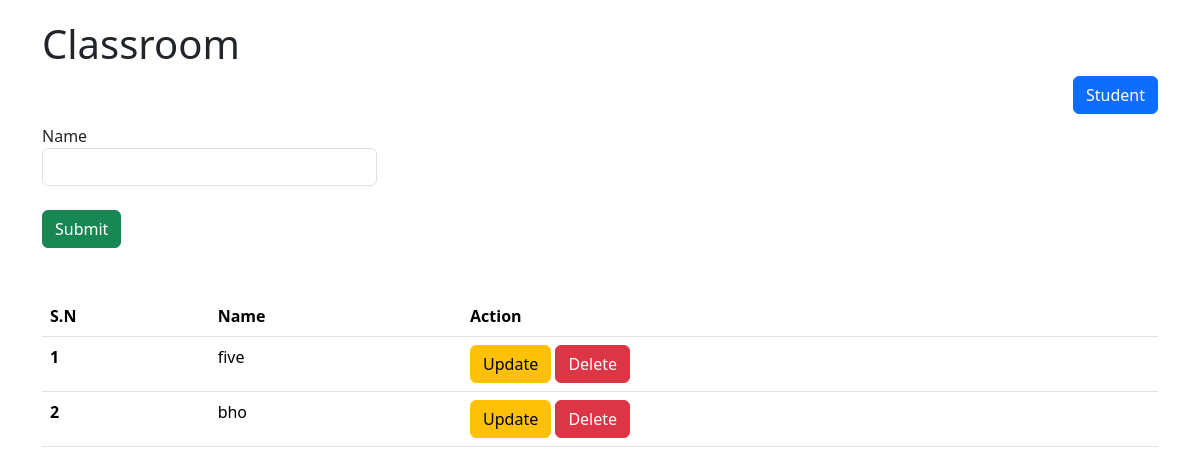
Before: / with the older database file.
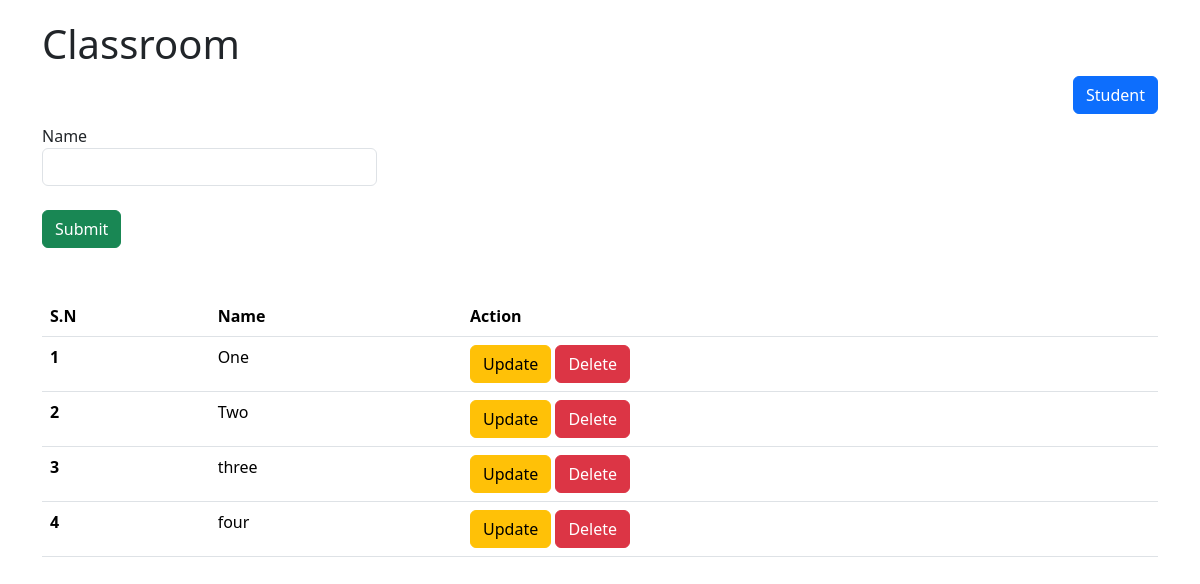
After: the same page with the newer database file.
### crud/models.py (models this page shows, shortened)
class ClassRoom(models.Model):
    name = models.CharField(max_length=20)

### crud/views.py (the view)
# urls.py: path("", classroom, name="crud_classroom")
def classroom(request):
    if request.method == "POST":
        name = request.POST.get("name")
        ClassRoom.objects.create(name=name)
        return redirect("crud_classroom")
    classrooms = ClassRoom.objects.all()
    return render(request, template_name="crud/classroom.html",
                  context={"title": "Classroom", "classrooms": classrooms})

### crud/templates/crud/classroom.html (shortened to what this page needs)
{% extends 'crud/base.html' %}
{% block content %}
    <h1>{{ title }}</h1>
    <a href="{% url 'crud_student'%}" style="float: right" class="btn btn-primary">Student</a>
    <br><br>
    <form method="post" action="{% url 'crud_classroom' %}">
        <label>Name</label>
        <input class="form-control" style="width: 30%" name="name"><br>
        <button type="submit" class="btn btn-success">Submit</button>
    </form><br><br>
    <table class="table">
        <thead>
        <tr>
            <th scope="col">S.N</th>
            <th scope="col">Name</th>
            <th scope="col">Action</th>
        </tr>
        </thead>
        <tbody>
        {% for classroom in classrooms %}
            <tr>
                <th scope="row">{{ forloop.counter }}</th>
                <td>{{ classroom.name }}</td>
                <td>
                    <a class="btn btn-warning" href="{% url 'classroom_update' classroom.id %}">Update</a>
                    <a class="btn btn-danger" href="{% url 'classroom_delete' classroom.id %}">Delete</a>
                </td>
            </tr>
        {% endfor %}
        </tbody>
    </table>
{% endblock %}

### crud/templates/crud/base.html (shortened to what this page needs)
<!DOCTYPE html>
<html lang="en">
<head>
    <link href="https://cdn.jsdelivr.net/npm/bootstrap@5.3.2/dist/css/bootstrap.min.css"
          rel="stylesheet">
</head>
<body>
<div class="container" style="margin-top: 20px">
    {% block content %}{% endblock %}
</div>
</body>
</html>

Changed rows visible on the page:
removed ClassRoom: name "five"
removed ClassRoom: name "bho"
added ClassRoom: name "One"
added ClassRoom: name "Two"
added ClassRoom: name "three"
added ClassRoom: name "four"
